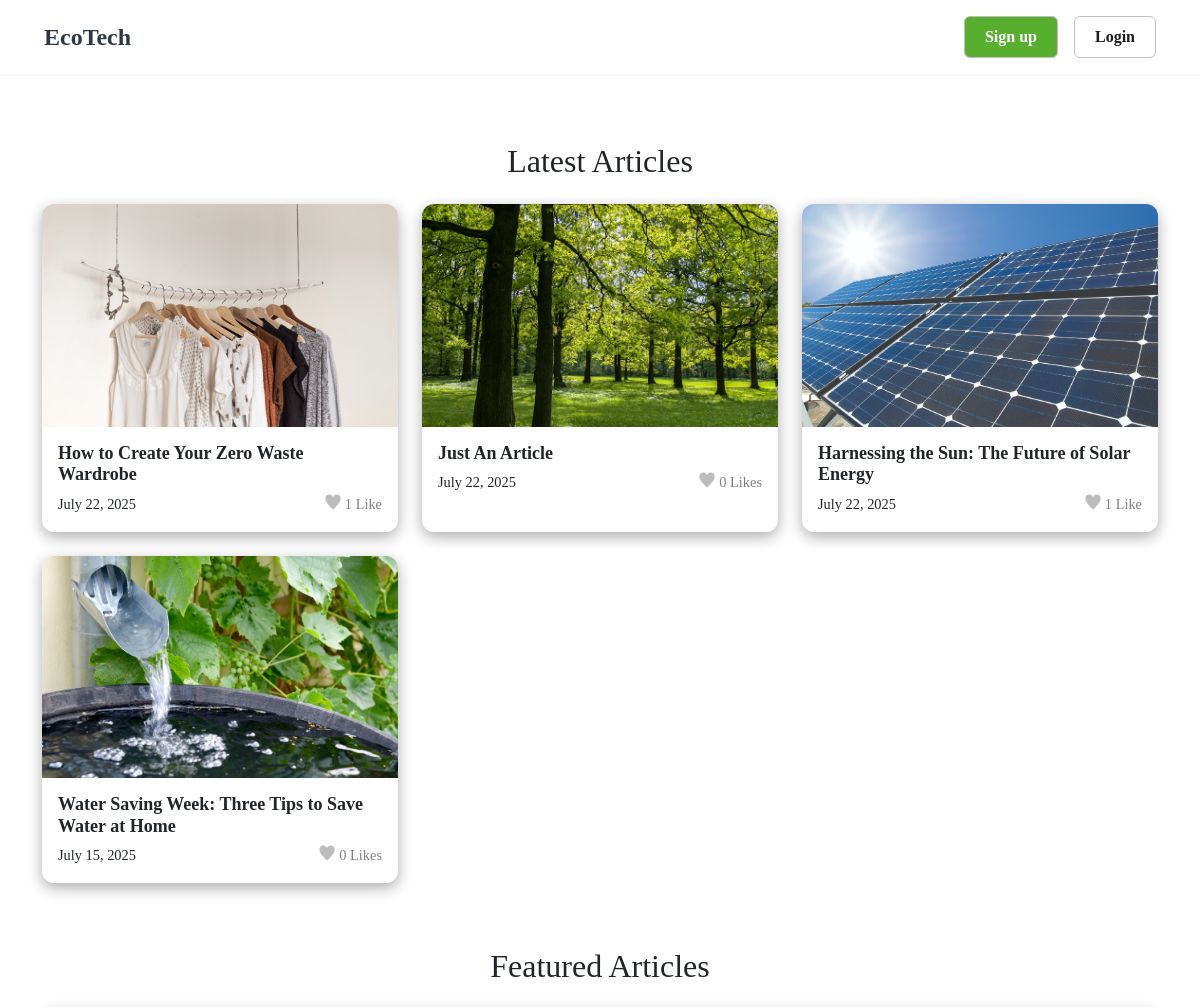
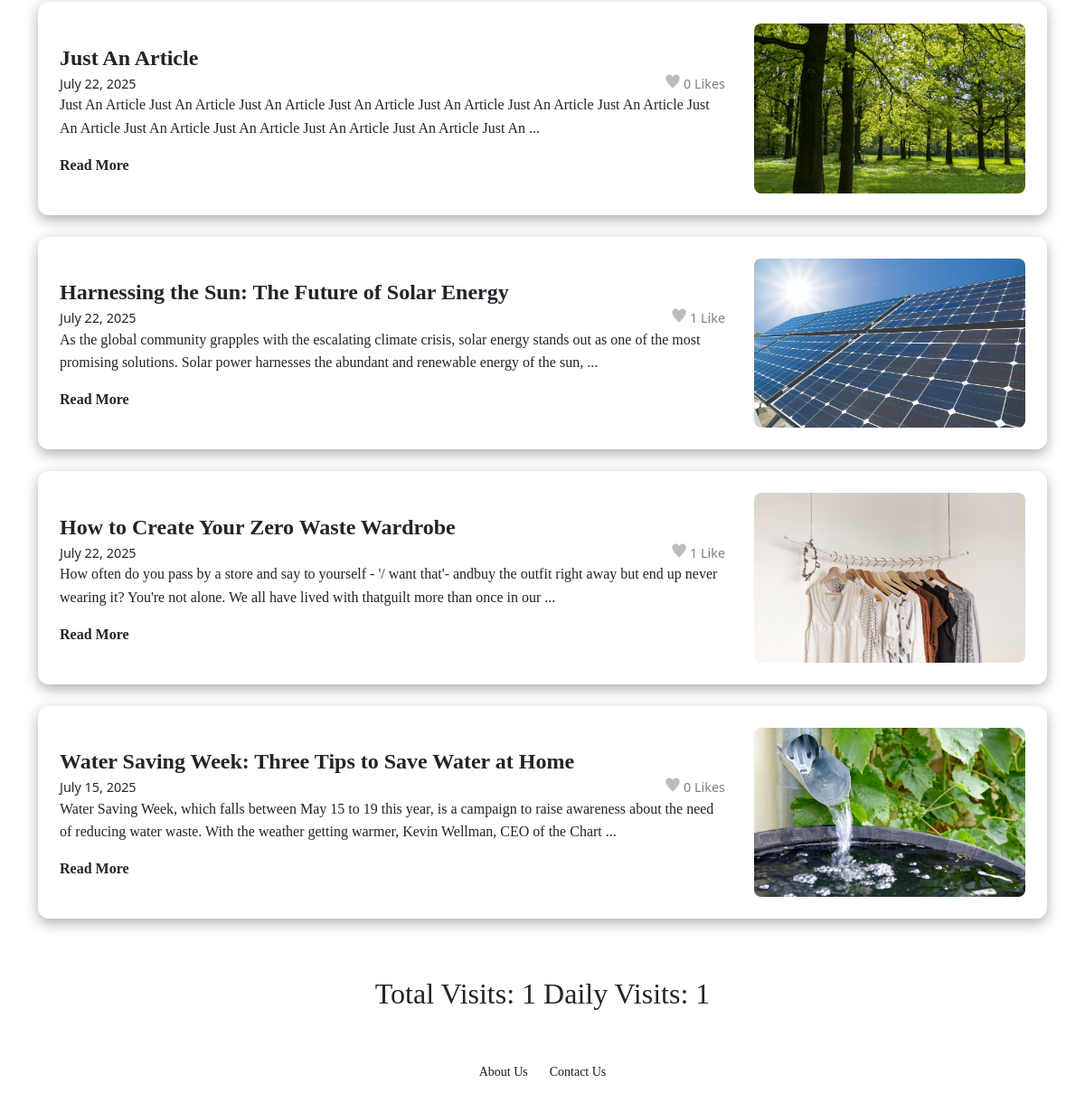
The page / on the database its author committed (2 pictures, top to bottom).
### post_app/models.py (models this page shows, shortened)
class PostRaw(models.Model):
    author = models.ForeignKey(User, on_delete=models.CASCADE)
    created_at = models.DateTimeField(auto_now_add=True)
    likes_int = models.IntegerField(default=0)
    liked_by = models.ManyToManyField(User, related_name = 'liked_posts', blank = True)
    content = models.TextField()
    title = models.TextField(max_length=60, blank=False, null=False)
    image = models.ImageField(upload_to='post_images/', blank=True, null=False)
    POST_TYPE_CHOICES = [
        (1, 'admin'),
        (2, 'user')
    ]
    post_type = models.IntegerField(choices=POST_TYPE_CHOICES, default=2)
    class Meta:
        app_label = 'post_app'
        db_table = 'post_app_raw'
        verbose_name = 'Post Data Management'

### post_app/views.py (the view)
# urls.py: path('', views.index, name='index'),
@never_cache
def index(request):
    latest_articles = PostRaw.objects.filter(post_type=1).order_by('-created_at')[:4]  # Get 4 posts created by admin with the latest created time
    featured_articles = PostRaw.objects.filter(post_type=1).order_by('-likes_int')[:4]  # Get 4 posts created by admin with the most likes
    current_date = datetime.now().date()
    visit_count = request.session.get('visit_count', 0) + 1
    request.session['visit_count'] = visit_count
    last_visit = request.COOKIES.get('last_visit')
    if last_visit:
        last_visit_date = datetime.strptime(last_visit, '%Y-%m-%d').date()
        if last_visit_date < current_date:
            request.session['daily_visit_count'] = 1
        else:
            daily_visit_count = request.session.get('daily_visit_count', 0) + 1
            request.session['daily_visit_count'] = daily_visit_count
    else:
        request.session['daily_visit_count'] = 1
    response = render(request, 'index.html', {
        'visit_count': visit_count,
        'daily_visit_count': request.session['daily_visit_count'],
        'latest_articles': latest_articles,
        'featured_articles': featured_articles
    })
    response.set_cookie('last_visit', current_date.strftime('%Y-%m-%d'))
    return response

### templates/index.html
{% extends "base_generic.html" %}
{% load static %}
{% block content %}
    <section>
        <h2 style="text-align: center; margin-bottom: 1.5rem;">Latest Articles</h2>
        <div class="article-grid-container">
            {% for article in latest_articles %}
                <a href="{% url 'post_detail' article.id %}" class="article-card-link">
                    <div class="article-card-vertical">
                        <div class="card-image">
                            {% if article.image %}
                                <img src="{{ article.image.url }}" alt="{{ article.title }}">
                            {% endif %}
                        </div>
                        <div class="card-content">
                            <h3 class="post-title-small">{{ article.title }}</h3>
                            <div class="post-meta-likes">
                                 <span>  {{ article.created_at|date:"F d, Y" }}</span>
                                <span class="grey-heart-icon"> {{ article.liked_by.count }} Like{{ article.liked_by.count|pluralize }}</span>
                            </div>
                        </div>
                    </div>
                </a>
            {% endfor %}
        </div>
    </section>
    <section>
        <h2 style="margin-top: 50px; text-align: center; margin-bottom: 1.5rem;">Featured Articles</h2>
        <div class="article-block-container">
            {% for article in featured_articles %}
                <div class="article-card-block">
                    <div class="card-content">
                        <a href="{% url 'post_detail' article.id %}" class="post-title">{{ article.title }}</a>
                        <div class="post-meta-likes">
                            <span>{{ article.created_at|date:"F d, Y" }}</span>
                            <span class="grey-heart-icon">  {{ article.liked_by.count }} Like{{ article.liked_by.count|pluralize }}</span>
                        </div>
                        <p>{{ article.content|slice:":200" }} ...</p>
                        <a href="{% url 'post_detail' article.id %}" class="a-read-more" style="margin-top: 1rem;">Read More</a>
                    </div>
                    <div class="card-image">
                        {% if article.image %}
                            <img src="{{ article.image.url }}" alt="{{ article.title }}">
                        {% endif %}
                    </div>
                </div>
            {% endfor %}
        </div>
    </section>
    <h2> Total Visits: {{ visit_count }}  Daily Visits: {{ daily_visit_count }}</h2>
{% endblock content %}

### static/css/styles.css (style rules this page uses)
section { margin-block: 4rem; }
section:first-of-type { margin-top: 2rem; }
h2 { font-family: "Times New Roman", Times, serif; font-size: 2.25rem; font-weight: 700; margin-bottom: 2rem; text-align: center; }
p { font-family: "Times New Roman", Times, serif; }
a { font-family: "Times New Roman", Times, serif; }
.article-grid-container { display: grid; grid-template-columns: repeat(auto-fit, minmax(280px, 1fr)); gap: 1.5rem; }
.article-card-link { text-decoration: none; color: inherit; }
.article-card-vertical { background-color: white; border-radius: 12px; box-shadow: 0 5px 15px rgb(174, 174, 174); overflow: hidden; height: 100%; transition: transform 0.2s ease, box-shadow 0.2s ease; }
.article-card-vertical .card-image img { width: 100%; height: auto; aspect-ratio: 16 / 10; object-fit: cover; transition: transform 0.3s ease-out; }
.article-card-vertical .card-content { padding: 1rem; }
.article-block-container { display: block; }
.article-card-block { display: grid; grid-template-columns: 1fr 300px; gap: 2rem; align-items: center; background-color: white; margin-bottom: 1.5rem; padding: 1.5rem; border-radius: 12px; box-shadow: 0 5px 15px rgb(174, 174, 174); transition: transform 0.2s ease, box-shadow 0.2s ease; }
.article-card-block .card-image img { width: 100%; height: auto; display: block; border-radius: 8px; aspect-ratio: 16 / 10; object-fit: cover; transition: transform 0.3s ease-out; }
.post-title { font-size: 1.5rem; font-weight: bold; text-decoration: none; color: inherit; margin-bottom: 0.5rem; }
.post-title-small { font-size: 1.125rem; font-weight: bold; margin: 0 0 0.5rem 0; }
.article-card-block p, .article-card-vertical p { line-height: 1.6; }
.a-read-more { text-decoration: none; color: inherit; font-weight: bold; }
.post-meta-likes { display: flex; justify-content: space-between; align-items: center; font-size: 0.9rem; }
.grey-heart-icon { display: inline-flex; align-items: center; font-size: 0.9rem; color: grey; background-image: url('../images/grey_heart.png'); background-repeat: no-repeat; background-size: 16px 16px; padding-left: 20px; }
.article-card-vertical { transition: all 0.2s ease; }

### rows shown on the page
PostRaw: image (picture), title "How to Create Your Zero Waste Wardrobe", created_at "July 22, 2025", liked_by.count "1", content "How often do you pass by a store and say to yourself - '/ want that'- andbuy the outfit right away but end up never wearing it? You're not alone. We all have lived with thatguilt more than once in our"
PostRaw: image (picture), title "Just An Article", created_at "July 22, 2025", liked_by.count "0", content "Just An Article Just An Article Just An Article Just An Article Just An Article Just An Article Just An Article Just An Article Just An Article Just An Article Just An Article Just An Article Just An"
PostRaw: image (picture), title "Harnessing the Sun: The Future of Solar Energy", created_at "July 22, 2025", liked_by.count "1", content "As the global community grapples with the escalating climate crisis, solar energy stands out as one of the most promising solutions. Solar power harnesses the abundant and renewable energy of the sun,"
PostRaw: image (picture), title "Water Saving Week: Three Tips to Save Water at Home", created_at "July 15, 2025", liked_by.count "0", content "Water Saving Week, which falls between May 15 to 19 this year, is a campaign to raise awareness about the need of reducing water waste. With the weather getting warmer, Kevin Wellman, CEO of the Chart"

### other values the page prints
{{ visit_count }} "1"
{{ daily_visit_count }} "1"
